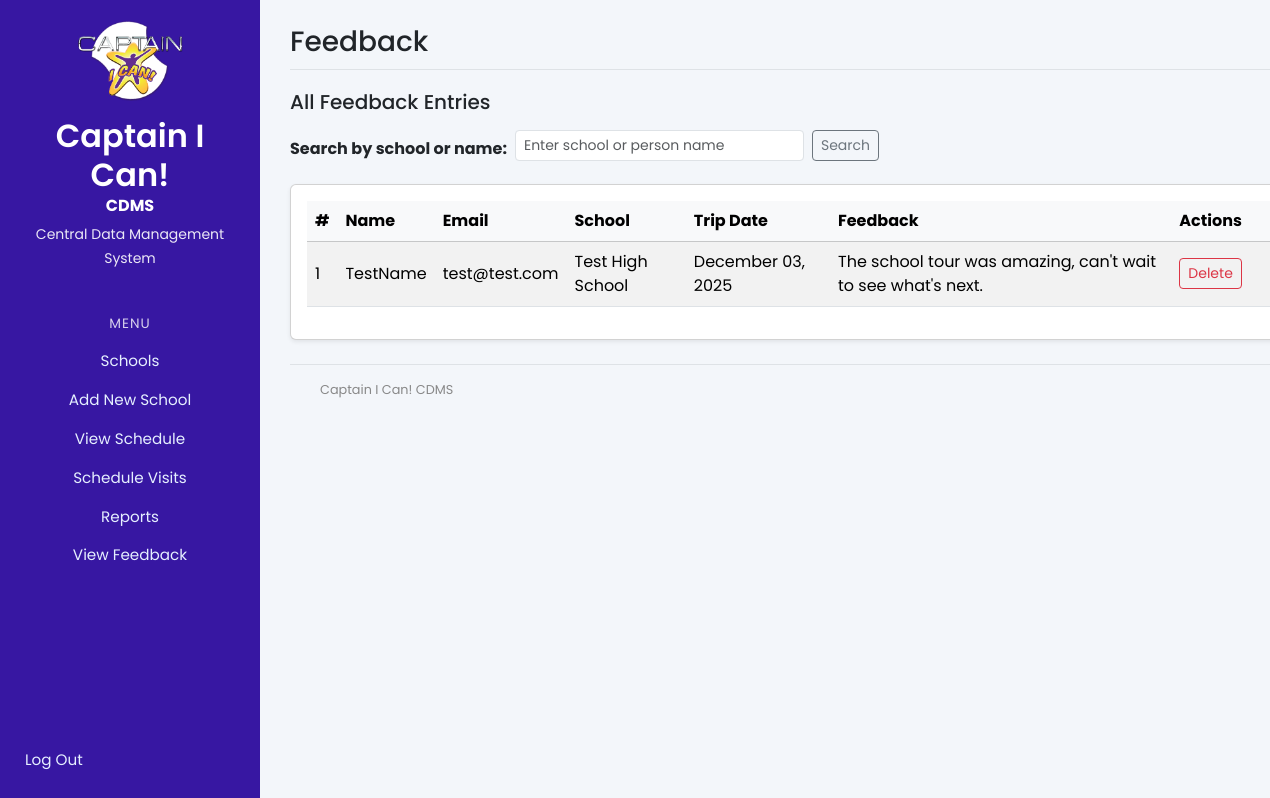
The page /feedback_db (signed in) on the database its author committed.
### models.py (models this page shows, shortened)
class Feedback(db.Model):
    __tablename__ = "feedback"
    id = db.Column(db.Integer, primary_key=True)
    visit_id = db.Column(db.Integer, db.ForeignKey('visits.id'), nullable=True)
    Name = db.Column(db.String(100), nullable=False)
    School_name = db.Column(db.String(150), nullable=False)
    Email = db.Column(db.String(120), nullable=False)
    Feedback = db.Column(db.Text, nullable=False)
    TripDate = db.Column(db.Date, nullable=False)
    created_at = db.Column(db.DateTime, default=datetime.utcnow)

### app.py (the view, shortened to what this page needs)
@app.route("/feedback_db", methods=["GET"])
@login_required
def feedback_db():
    search_query = request.args.get("search", "").strip()
    query = Feedback.query
    feedback_list = query.order_by(Feedback.created_at.desc()).all()
    return render_template("feedback_db.html", feedback_list=feedback_list, search=search_query)

### app.py (called while the page is built)
def login_required(f):
    @wraps(f)
    def decorated_function(*args, **kwargs):
        if 'logged_in' not in session:
            flash('Please log in to access this page.', 'error')
            return redirect(url_for('login'))
        return f(*args, **kwargs)
    return decorated_function

### templates/feedback_db.html (shortened to what this page needs)
{% extends "base.html" %}
{% block page_title %}Feedback{% endblock %}
{% block content %}
<div class="d-flex justify-content-between align-items-center mb-3">
    <h5 class="mb-0">All Feedback Entries</h5>
</div>
<form method="get" action="{{ url_for('feedback_db') }}" class="row g-2 mb-3">
    <div class="col-auto">
        <label for="search" class="col-form-label"><strong>Search by school or name:</strong></label>
    </div>
    <div class="col-auto">
        <input
            type="text"
            id="search"
            name="search"
            class="form-control form-control-sm"
            value="{{ search or '' }}"
            placeholder="Enter school or person name"
        >
    </div>
    <div class="col-auto">
        <button type="submit" class="btn btn-outline-secondary btn-sm">
            Search
        </button>
    </div>
</form>
<div class="card shadow-sm p-3">
    {% if feedback_list %}
        <div class="table-responsive">
            <table class="table table-striped table-hover align-middle">
                <thead class="table-light">
                    <tr>
                        <th>#</th>
                        <th>Name</th>
                        <th>Email</th>
                        <th>School</th>
                        <th>Trip Date</th>
                        <th>Feedback</th>
                        <th style="width: 100px;">Actions</th>
                    </tr>
                </thead>
                <tbody>
                    {% for fb in feedback_list %}
                    <tr>
                        <td>{{ loop.index }}</td>
                        <td>{{ fb.Name }}</td>
                        <td>{{ fb.Email }}</td>
                        <td>{{ fb.School_name }}</td>
                        <td>{{ fb.TripDate.strftime("%B %d, %Y") }}</td>
                        <td>{{ fb.Feedback }}</td>
                        <td>
                            <form
                                action="{{ url_for('delete_feedback', feedback_id=fb.id) }}"
                                method="post"
                                onsubmit="return confirm('Are you sure you want to delete this feedback?');"
                            >
                                <button type="submit" class="btn btn-sm btn-outline-danger">
                                    Delete
                                </button>
                            </form>
                        </td>
                    </tr>
                    {% endfor %}
                </tbody>
            </table>
        </div>
    {% else %}
        <p class="text-muted text-center mb-0 mt-3">No feedback entries found.</p>
        <p class="text-center mt-1" style="color:#2c3e50; font-size: 0.9rem;">
            We value every voice — feel free to add yours anytime.
        </p>
    {% endif %}
</div>
{% endblock %}

### templates/base.html (style rules this page uses)
body { background-color: #f3f6fa; font-family: 'Poppins', sans-serif; margin: 0; }

### rows shown on the page
Feedback: Name "TestName", Email "test@test.com", School_name "Test High School", TripDate "December 03, 2025", Feedback "The school tour was amazing, can't wait to see what's next."
